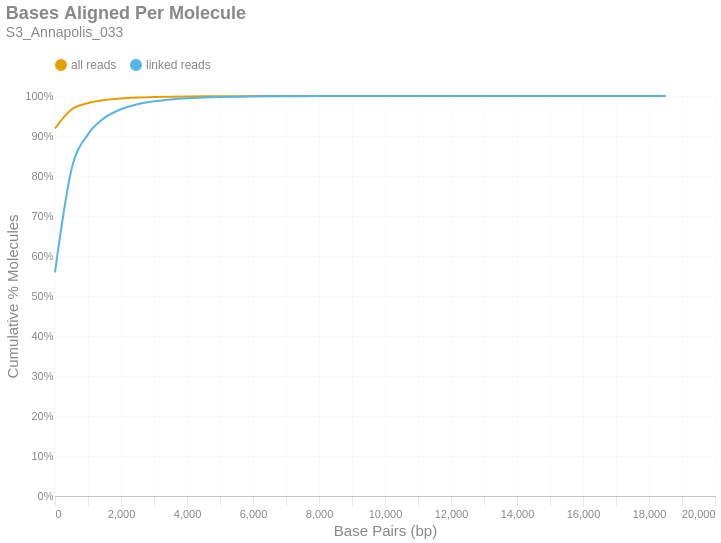

Here is the notebook cell this chart was saved with:
### Markdown cell above
### Bases Aligned Per Molecule
This is a cumulative frequency distribution showing the number of base pairs aligned per unique molecule. These data are shown in 500 bp bins. There are two distributions: one with `all reads` (yellow) and another with only `linked reads` (blue). The percent of molecules in the `linked reads` distribution is relative to the total number of linked molecules.

### Code cell
if SKIPLR:
    print_html(f"Skipped")
else:
    binned_df = consolidated_hist(valids['aligned_bp'], mask, 500, True)
    with SafeRender(binned_df):
        (
            density_plot(binned_df, 'Bases Aligned Per Molecule', samplename, 'basesper')
            .encode(
                x=alt.X('bin:Q', title="Base Pairs (bp)").axis(tickMinStep=500).scale(padding=0),
                y=alt.Y('value:Q', title='Cumulative % Molecules')
                    .axis(format='%')
                    .scale(domain = [0,1])
                    .stack(False),
                color=alt.Color("key:N").scale(domain = ["all reads", "linked reads"]),
                tooltip = [
                    alt.Tooltip("key:N", title = "Data Type"),
                    alt.Tooltip("range_label:N", title="Bases Aligned Per Molecule"),
                    alt.Tooltip("value:Q", format = ".2%", title="% Molecules (Cum.)")
                ]
            )
        ).display()

### Figure 1 — Vega-Lite specification as saved in the notebook (floating-point values rounded to 4 significant figures)
{"width": "container", "height": 400, "config": {"title": {"anchor": "start", "dy": -15, "fontSize": 18, "color": "#888888", "subtitleColor": "#888888", "subtitleFontSize": 14}, "arc": {"fill": "#0072B2"}, "axis": {"domainColor": "#888888", "domainWidth": 0.5, "gridWidth": 0.2, "grid": false, "titleFontWeight": 400, "titleFontSize": 15, "labelFontSize": 11, "labelColor": "#888888", "tickColor": "#888888", "tickWidth": 0.2, "titleColor": "#888888"}, "axisBand": {"grid": false}, "axisX": {"grid": true, "tickSize": 10, "domainCap": "round"}, "axisY": {"domain": false, "grid": true, "tickSize": 0, "domainCap": "round"}, "background": "transparent", "header": {"labelFontSize": 15, "labelColor": "#888888", "titleFontSize": 15, "titleFontWeight": 600, "titleColor": "#888888"}, "legend": {"labelFont": "sans-serif", "labelFontSize": 12, "labelColor": "#888888", "symbolSize": 100, "symbolType": "circle", "titleFontSize": 12, "titlePadding": 10, "titleColor": "#888888", "title": null, "orient": "top"}, "range": {"category": ["#E69F00", "#56B4E9", "#009E73", "#F0E442", "#0072B2", "#D55E00", "#CC79A7", "#000000"], "diverging": ["#cfe8f3", "#a2d4ec", "#73bfe2", "#46abdb", "#1696d2", "#12719e"]}, "area": {"fill": "#0072B2", "fillOpacity": 0.7, "line": true, "strokeOpacity": 0.7}, "line": {"color": "#0072B2", "stroke": "#0072B2", "strokeWidth": 2}, "trail": {"color": "#0072B2", "stroke": "#0072B2", "strokeWidth": 0, "size": 1}, "point": {"filled": true, "fillOpacity": 1.0, "size": 95}, "text": {"color": "#888888", "fontSize": 11, "align": "right", "fontWeight": 400, "size": 11}, "bar": {"fill": "#0072B2", "stroke": null}, "view": {"stroke": null, "continuousWidth": 660, "continuousHeight": 400}}, "data": {"name": "data-01f594d4769e63db34c32dce12dc21f0"}, "mark": {"type": "line", "interpolate": "monotone", "point": {"opacity": 0, "size": 275}}, "encoding": {"color": {"field": "key", "scale": {"domain": ["all reads", "linked reads"]}, "type": "nominal"}, "tooltip": [{"field": "key", "title": "Data Type", "type": "nominal"}, {"field": "range_label", "title": "Bases Aligned Per Molecule", "type": "nominal"}, {"field": "value", "format": ".2%", "title": "% Molecules (Cum.)", "type": "quantitative"}], "x": {"axis": {"tickMinStep": 500}, "field": "bin", "scale": {"padding": 0}, "title": "Base Pairs (bp)", "type": "quantitative"}, "y": {"axis": {"format": "%"}, "field": "value", "scale": {"domain": [0, 1]}, "stack": false, "title": "Cumulative % Molecules", "type": "quantitative"}}, "params": [{"name": "param_c36ac31b6afebe62", "select": {"type": "point", "fields": ["key"]}, "bind": "legend"}], "title": {"text": "Bases Aligned Per Molecule", "subtitle": "S3_Annapolis_033"}, "transform": [{"fold": ["all reads (cumsum)", "linked reads (cumsum)"]}, {"calculate": "replace(datum.key, ' (cumsum)', '')", "as": "key"}, {"filter": {"param": "param_c36ac31b6afebe62"}}], "usermeta": {"embedOptions": {"downloadFileName": "S3_Annapolis_033.basesper"}}, "$schema": "https://vega.github.io/schema/vega-lite/v6.1.0.json", "datasets": {"data-01f594d4769e63db34c32dce12dc21f0": [{"bin": "0.0", "interval": "0.0-500.0", "all reads": 0.9192, "linked reads": 0.5592, "all reads (cumsum)": 0.9192, "linked reads (cumsum)": 0.5592, "range_label": "0-499"}, {"bin": "500.0", "interval": "500.0-1000.0", "all reads": 0.04728, "linked reads": 0.2575, "all reads (cumsum)": 0.9664, "linked reads (cumsum)": 0.8166, "range_label": "500-999"}, {"bin": "1000.0", "interval": "1000.0-1500.0", "all reads": 0.01601, "linked reads": 0.0875, "all reads (cumsum)": 0.9825, "linked reads (cumsum)": 0.9041, "range_label": "1000-1499"}, {"bin": "1500.0", "interval": "1500.0-2000.0", "all reads": 0.007522, "linked reads": 0.04111, "all reads (cumsum)": 0.99, "linked reads (cumsum)": 0.9452, "range_label": "1500-1999"}, {"bin": "2000.0", "interval": "2000.0-2500.0", "all reads": 0.003962, "linked reads": 0.02165, "all reads (cumsum)": 0.9939, "linked reads (cumsum)": 0.9669, "range_label": "2000-2499"}, {"bin": "2500.0", "interval": "2500.0-3000.0", "all reads": 0.002293, "linked reads": 0.01253, "all reads (cumsum)": 0.9962, "linked reads (cumsum)": 0.9794, "range_label": "2500-2999"}, {"bin": "3000.0", "interval": "3000.0-3500.0", "all reads": 0.001344, "linked reads": 0.007343, "all reads (cumsum)": 0.9976, "linked reads (cumsum)": 0.9868, "range_label": "3000-3499"}, {"bin": "3500.0", "interval": "3500.0-4000.0", "all reads": 0.0008479, "linked reads": 0.004634, "all reads (cumsum)": 0.9984, "linked reads (cumsum)": 0.9914, "range_label": "3500-3999"}, {"bin": "4000.0", "interval": "4000.0-4500.0", "all reads": 0.0005427, "linked reads": 0.002966, "all reads (cumsum)": 0.999, "linked reads (cumsum)": 0.9944, "range_label": "4000-4499"}, {"bin": "4500.0", "interval": "4500.0-5000.0", "all reads": 0.0003391, "linked reads": 0.001853, "all reads (cumsum)": 0.9993, "linked reads (cumsum)": 0.9962, "range_label": "4500-4999"}, {"bin": "5000.0", "interval": "5000.0-5500.0", "all reads": 0.0002217, "linked reads": 0.001212, "all reads (cumsum)": 0.9995, "linked reads (cumsum)": 0.9974, "range_label": "5000-5499"}, {"bin": "5500.0", "interval": "5500.0-6000.0", "all reads": 0.0001506, "linked reads": 0.0008229, "all reads (cumsum)": 0.9997, "linked reads (cumsum)": 0.9983, "range_label": "5500-5999"}, {"bin": "6000.0", "interval": "6000.0-6500.0", "all reads": 0.0001003, "linked reads": 0.0005479, "all reads (cumsum)": 0.9998, "linked reads (cumsum)": 0.9988, "range_label": "6000-6499"}, {"bin": "6500.0", "interval": "6500.0-7000.0", "all reads": 6.747e-05, "linked reads": 0.0003687, "all reads (cumsum)": 0.9998, "linked reads (cumsum)": 0.9992, "range_label": "6500-6999"}, {"bin": "7000.0", "interval": "7000.0-7500.0", "all reads": 4.447e-05, "linked reads": 0.000243, "all reads (cumsum)": 0.9999, "linked reads (cumsum)": 0.9994, "range_label": "7000-7499"}, {"bin": "7500.0", "interval": "7500.0-8000.0", "all reads": 3.38e-05, "linked reads": 0.0001847, "all reads (cumsum)": 0.9999, "linked reads (cumsum)": 0.9996, "range_label": "7500-7999"}, {"bin": "8000.0", "interval": "8000.0-8500.0", "all reads": 2.109e-05, "linked reads": 0.0001153, "all reads (cumsum)": 0.9999, "linked reads (cumsum)": 0.9997, "range_label": "8000-8499"}, {"bin": "8500.0", "interval": "8500.0-9000.0", "all reads": 1.677e-05, "linked reads": 9.166e-05, "all reads (cumsum)": 1.0, "linked reads (cumsum)": 0.9998, "range_label": "8500-8999"}, {"bin": "9000.0", "interval": "9000.0-9500.0", "all reads": 1.067e-05, "linked reads": 5.833e-05, "all reads (cumsum)": 1.0, "linked reads (cumsum)": 0.9999, "range_label": "9000-9499"}, {"bin": "9500.0", "interval": "9500.0-10000.0", "all reads": 6.353e-06, "linked reads": 3.472e-05, "all reads (cumsum)": 1.0, "linked reads (cumsum)": 0.9999, "range_label": "9500-9999"}, {"bin": "10000.0", "interval": "10000.0-10500.0", "all reads": 4.702e-06, "linked reads": 2.569e-05, "all reads (cumsum)": 1.0, "linked reads (cumsum)": 0.9999, "range_label": "10000-10499"}, {"bin": "10500.0", "interval": "10500.0-11000.0", "all reads": 3.431e-06, "linked reads": 1.875e-05, "all reads (cumsum)": 1.0, "linked reads (cumsum)": 0.9999, "range_label": "10500-10999"}, {"bin": "11000.0", "interval": "11000.0-11500.0", "all reads": 3.939e-06, "linked reads": 2.153e-05, "all reads (cumsum)": 1.0, "linked reads (cumsum)": 1.0, "range_label": "11000-11499"}, {"bin": "11500.0", "interval": "11500.0-12000.0", "all reads": 8.895e-07, "linked reads": 4.861e-06, "all reads (cumsum)": 1.0, "linked reads (cumsum)": 1.0, "range_label": "11500-11999"}, {"bin": "12000.0", "interval": "12000.0-12500.0", "all reads": 1.271e-06, "linked reads": 6.944e-06, "all reads (cumsum)": 1.0, "linked reads (cumsum)": 1.0, "range_label": "12000-12499"}, {"bin": "12500.0", "interval": "12500.0-13000.0", "all reads": 7.624e-07, "linked reads": 4.166e-06, "all reads (cumsum)": 1.0, "linked reads (cumsum)": 1.0, "range_label": "12500-12999"}, {"bin": "13000.0", "interval": "13000.0-13500.0", "all reads": 3.812e-07, "linked reads": 2.083e-06, "all reads (cumsum)": 1.0, "linked reads (cumsum)": 1.0, "range_label": "13000-13499"}, {"bin": "13500.0", "interval": "13500.0-14000.0", "all reads": 2.541e-07, "linked reads": 1.389e-06, "all reads (cumsum)": 1.0, "linked reads (cumsum)": 1.0, "range_label": "13500-13999"}, {"bin": "14000.0", "interval": "14000.0-14500.0", "all reads": 6.353e-07, "linked reads": 3.472e-06, "all reads (cumsum)": 1.0, "linked reads (cumsum)": 1.0, "range_label": "14000-14499"}, {"bin": "14500.0", "interval": "14500.0-15000.0", "all reads": 5.083e-07, "linked reads": 2.778e-06, "all reads (cumsum)": 1.0, "linked reads (cumsum)": 1.0, "range_label": "14500-14999"}, {"bin": "15000.0", "interval": "15000.0-15500.0", "all reads": 0.0, "linked reads": 0.0, "all reads (cumsum)": 1.0, "linked reads (cumsum)": 1.0, "range_label": "15000-15499"}, {"bin": "15500.0", "interval": "15500.0-16000.0", "all reads": 1.271e-07, "linked reads": 6.944e-07, "all reads (cumsum)": 1.0, "linked reads (cumsum)": 1.0, "range_label": "15500-15999"}, {"bin": "16000.0", "interval": "16000.0-16500.0", "all reads": 2.541e-07, "linked reads": 1.389e-06, "all reads (cumsum)": 1.0, "linked reads (cumsum)": 1.0, "range_label": "16000-16499"}, {"bin": "16500.0", "interval": "16500.0-17000.0", "all reads": 1.271e-07, "linked reads": 6.944e-07, "all reads (cumsum)": 1.0, "linked reads (cumsum)": 1.0, "range_label": "16500-16999"}, {"bin": "17000.0", "interval": "17000.0-17500.0", "all reads": 1.271e-07, "linked reads": 6.944e-07, "all reads (cumsum)": 1.0, "linked reads (cumsum)": 1.0, "range_label": "17000-17499"}, {"bin": "17500.0", "interval": "17500.0-18000.0", "all reads": 0.0, "linked reads": 0.0, "all reads (cumsum)": 1.0, "linked reads (cumsum)": 1.0, "range_label": "17500-17999"}, {"bin": "18000.0", "interval": "18000.0-18500.0", "all reads": 0.0, "linked reads": 0.0, "all reads (cumsum)": 1.0, "linked reads (cumsum)": 1.0, "range_label": "18000-18499"}, {"bin": "18500.0", "interval": "18500.0-19000.0", "all reads": 1.271e-07, "linked reads": 6.944e-07, "all reads (cumsum)": 1.0, "linked reads (cumsum)": 1.0, "range_label": "18500-18999"}]}}
